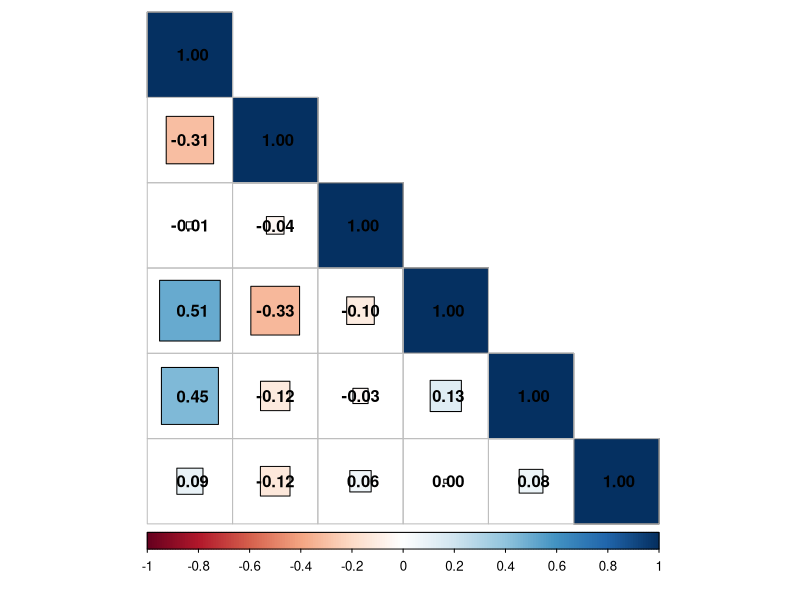
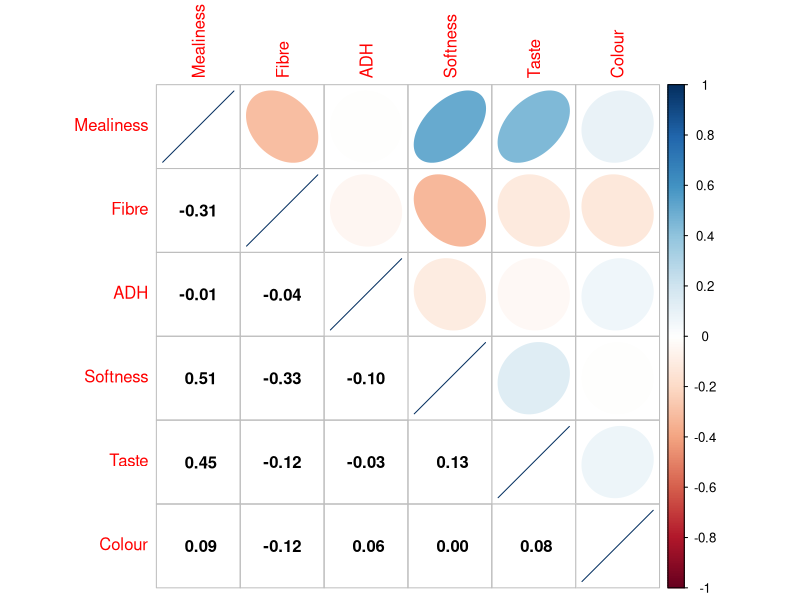
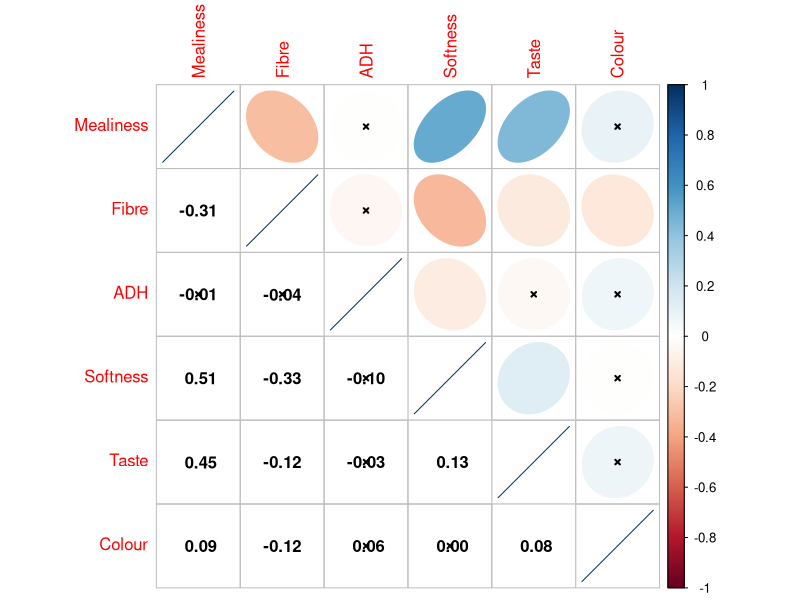

Here is the R script that generated these plots, in order:

# Correlation matrix ------------------------------------------------------
# Uncomment this line and run it to install the packages

# install.packages("corrplot")
# install.packages("tidyverse")
# install.packages("readxl")
# install.packages('here')

library(corrplot)
library(tidyverse)
library(readxl)
library(here)

dat <- read_excel(here::here('Data/Copy of Sensory Data for Bayesian Analysis.xlsx'))


M1 <- cor.mtest(dat[,4:9])

M <- cor(dat[,4:9])

M2 <- cor.mtest(dat[,4:9],conf.level=.95)

corrplot(cor(dat[,4:9]),
         method='square',
         type = 'lower',
         insig = 'label_sig',
         sig.level = c(.001,.01,.05),
         pch.cex = 0.8,
         pch.col = 'yellow',
         tl.cex = 1,
         addCoef.col = 'black',
         tl.pos = 'n',
         outline = TRUE)


corrplot.mixed(corr = M,lower = 'number',
               upper = 'ellipse',
               tl.pos = 'lt',
               diag = 'u',
               lower.col = 'black')


# Mark the significant values with star based on the significant l --------



corrplot.mixed(corr = M,lower = 'number',
               upper = 'ellipse',
               tl.pos = 'lt',
               diag = 'u',
               lower.col = 'black', 
               sig.level = c(0.001, 0.01, 0.05)
               ,p.mat=M1$p,pch.cex=0.6)
